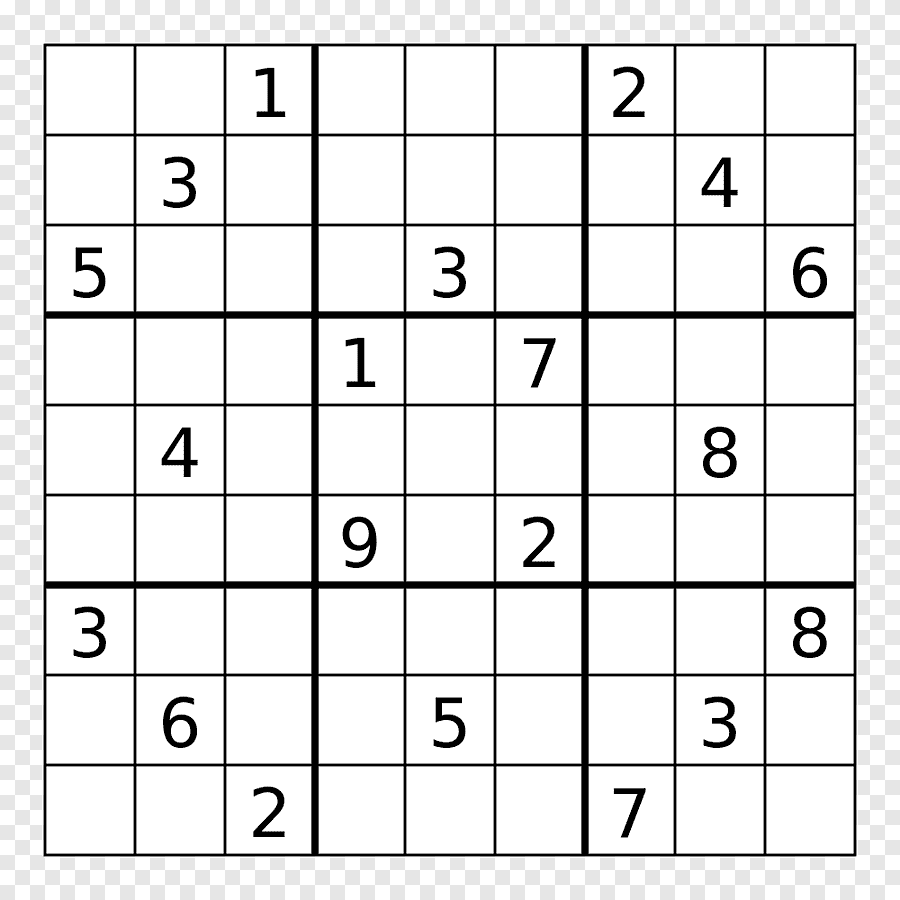
#> input picture OSiRV/sudoku.png, 900 x 900 px
$ python 'Houghova transformacija za pravce.py'
#> lines starting #> are read from the running program, lines starting #| are printed output that depends on the picture; after the words box and inside, x2 and y2 are one past the last pixel; in counts of white or black regions, pixels touching at a corner belong together
import numpy as np
import cv2 as cv
import matplotlib.pyplot as plt
import math
def imread_rgb(file):
#> called with file = 'sudoku.png'
  image = cv.imread(file)
#> image is the input picture: shape (900, 900, 3); min 0, max 255, mean 230.3
  rgb = cv.cvtColor(image, cv.COLOR_BGR2RGB)
  return rgb

def imread_grayscale(file):
  image = cv.imread(file, cv.IMREAD_GRAYSCALE)
  return image

def show_image(image):
  plt.imshow(image)
def draw_lines(img, lines):
  a,b,c = lines.shape
  for i in range(a):
      rho = lines[i][0][0]
      theta = lines[i][0][1]
      a = math.cos(theta)
      b = math.sin(theta)
      x0, y0 = a*rho, b*rho
      pt1 = ( int(x0+1000*(-b)), int(y0+1000*(a)) )
      pt2 = ( int(x0-1000*(-b)), int(y0-1000*(a)) )
      cv.line(img, pt1, pt2, (255, 0, 0), 3, cv.LINE_AA)
  return img


slika=imread_rgb('sudoku.png')
plt.title('Izvorna slika')
plt.imshow(slika)
plt.figure()
slikaBlur=cv.GaussianBlur(slika,(5,5),100)
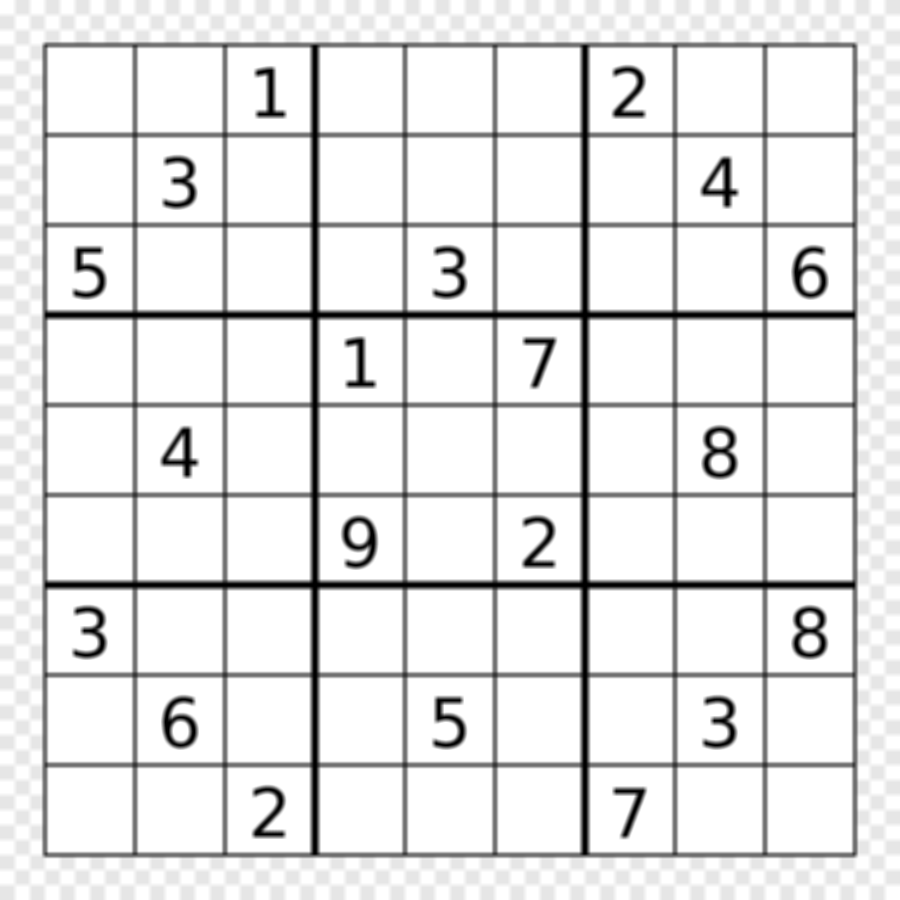
#> slikaBlur: shape (900, 900, 3); min 0, max 255, mean 230.2
slikaEdge=cv.Canny(slikaBlur,0,100)
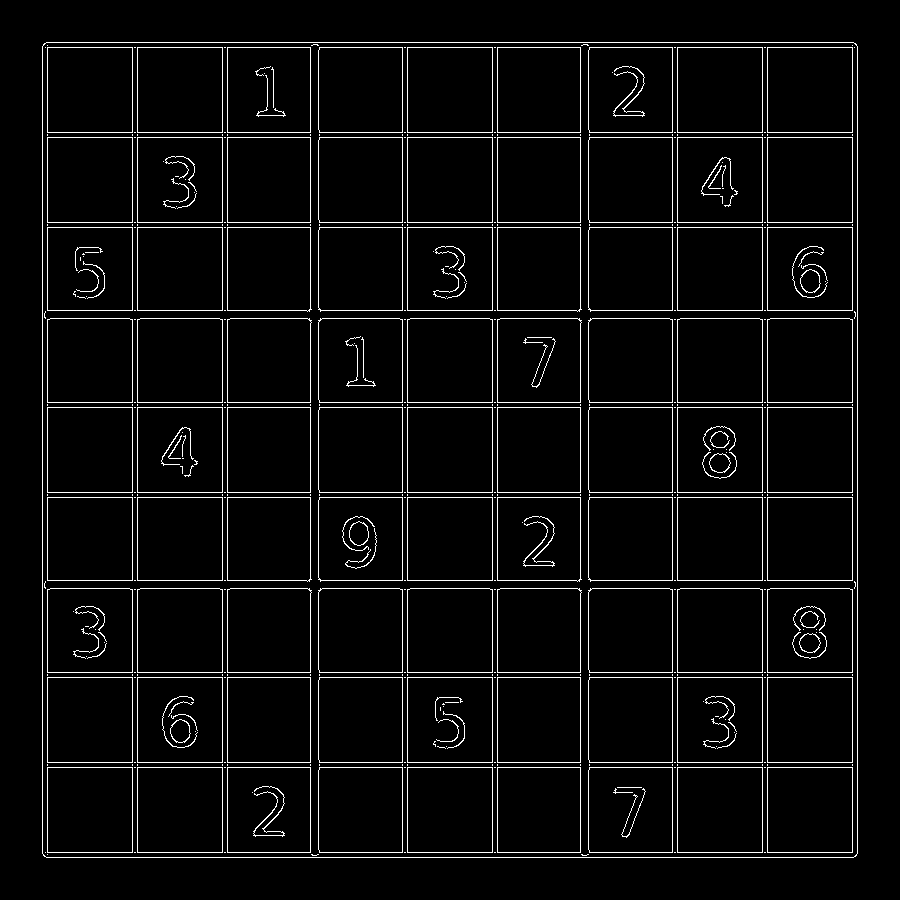
#> slikaEdge: shape (900, 900); 4.4% white in thin lines or dots, all inside (x1, y1, x2, y2) = (42, 42, 858, 858)
plt.title('Blurana slika')
plt.imshow(slikaBlur)
plt.figure()
lines=cv.HoughLines(slikaEdge, 1, math.pi/180, 200, np.array([]), 0, 0)
#> lines = 40 rows, first 8: [42, 0], [857, 0], [42, 1.57], [857, 1.57], [47, 0], [47, 1.57], [852, 0], [852, 1.57]
slikaIzvorna=draw_lines(slika,lines)
#> the loop in draw_lines, `for i in range(a):` made 40 passes
#> (rho, theta, a, b, x0, y0, pt1, pt2) on passes 1 to 10: (42, 0, 1, 0, 42, 0, (42, 1000), (42, -1000)), (857, 0, 1, 0, 857, 0, (857, 1000), (857, -1000)), (42, 1.57, -4.37e-08, 1, -1.84e-06, 42, (-1000, 41), (999, 42)), (857, 1.57, -4.37e-08, 1, -3.75e-05, 857, (-1000, 856), (999, 857)), (47, 0, 1, 0, 47, 0, (47, 1000), (47, -1000)), (47, 1.57, -4.37e-08, 1, -2.05e-06, 47, (-1000, 46), (999, 47)), (852, 0, 1, 0, 852, 0, (852, 1000), (852, -1000)), (852, 1.57, -4.37e-08, 1, -3.72e-05, 852, (-1000, 851), (999, 852)), (132, 0, 1, 0, 132, 0, (132, 1000), (132, -1000)), (137, 0, 1, 0, 137, 0, (137, 1000), (137, -1000))
#> after the loop in draw_lines, `for i in range(a):`:
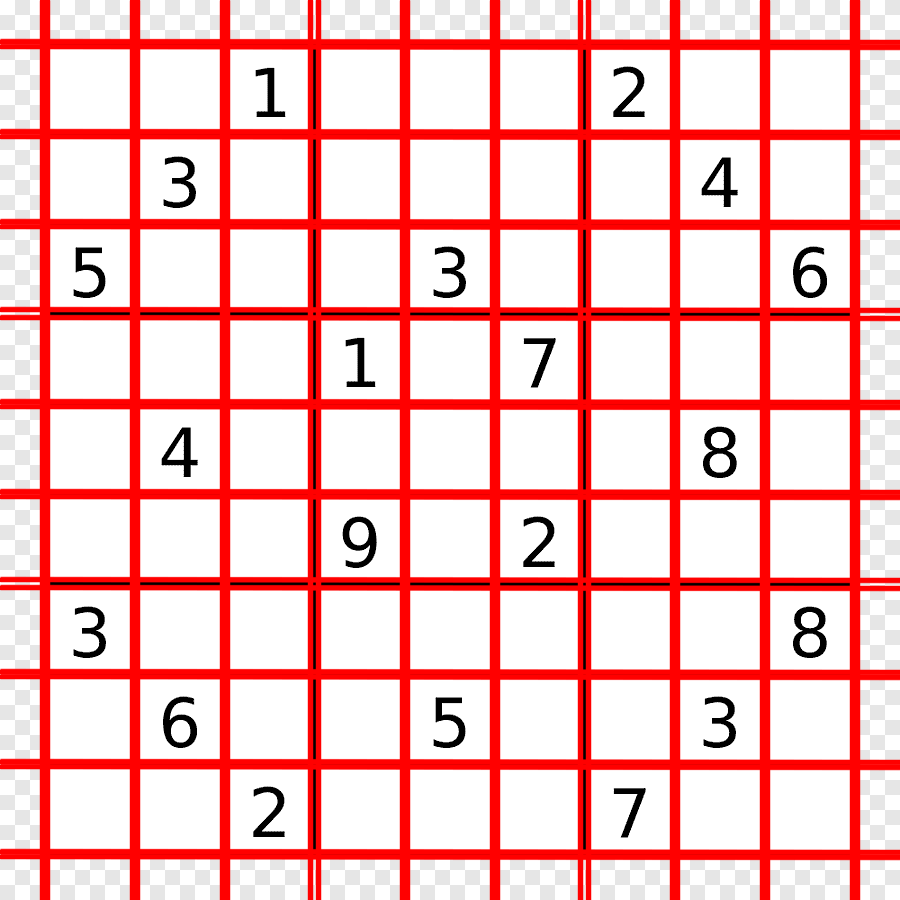
#> img: shape (900, 900, 3); mean R, G, B 246.6, 190.7, 190.7
plt.title('Slika  pravaca')
plt.imshow(slikaIzvorna)
plt.figure()
plt.imshow(slikaEdge)
